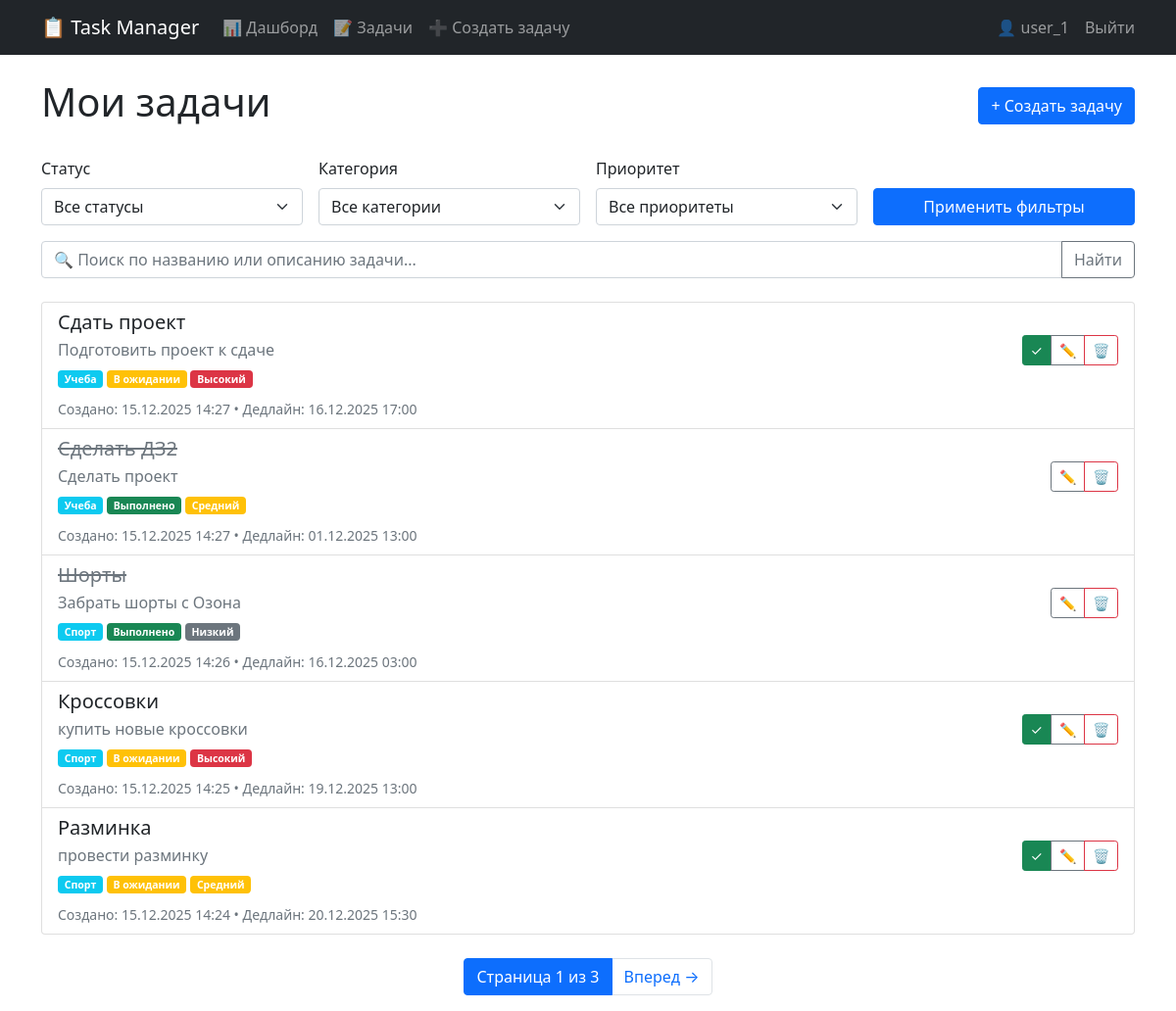
Screenshot of / (signed in) with the database file from the repository.
### tasks/models.py (models this page shows, shortened)
class Task(models.Model):
    STATUS_CHOICES = [
        ('pending', 'В ожидании'),
        ('completed', 'Выполнено'),
    ]
    PRIORITY_CHOICES = [
        ('low', 'Низкий'),
        ('medium', 'Средний'),
        ('high', 'Высокий'),
    ]
    title = models.CharField(max_length=200, verbose_name="Название")
    description = models.TextField(blank=True, verbose_name="Описание")
    created_at = models.DateTimeField(auto_now_add=True)
    deadline = models.DateTimeField(null=True, blank=True, verbose_name="Дедлайн")
    status = models.CharField(
        max_length=20,
        choices=STATUS_CHOICES,
        default='pending',
        verbose_name="Статус"
    )
    priority = models.CharField(
        max_length=10,
        choices=PRIORITY_CHOICES,
        default='medium',
        verbose_name="Приоритет"
    )
    category = models.ForeignKey(
        Category,
        on_delete=models.SET_NULL,
        null=True,
        blank=True,
        verbose_name="Категория"
    )
    user = models.ForeignKey(
        User,
        on_delete=models.CASCADE,
        verbose_name="Пользователь"
    )
    def is_overdue(self):
        if self.deadline and self.status == 'pending':
            return timezone.now() > self.deadline
        return False
    class Meta:
        verbose_name = "Задача"
        verbose_name_plural = "Задачи"
        ordering = ['-created_at']

class Category(models.Model):
    name = models.CharField(max_length=100, verbose_name="Название категории")
    class Meta:
        verbose_name = "Категория"
        verbose_name_plural = "Категории"

### tasks/views.py (the view)
# urls.py: path('', views.TaskListView.as_view(), name='task_list'),
class TaskListView(LoginRequiredMixin, ListView):
    model = Task
    template_name = 'tasks/task_list.html'
    context_object_name = 'tasks'
    paginate_by = 5
    def get_queryset(self):
        queryset = Task.objects.filter(user=self.request.user)
        status = self.request.GET.get('status')
        if status:
            queryset = queryset.filter(status=status)
        category = self.request.GET.get('category')
        if category:
            queryset = queryset.filter(category_id=category)
        priority = self.request.GET.get('priority')
        if priority:
            queryset = queryset.filter(priority=priority)
        search = self.request.GET.get('search')
        if search:
            queryset = queryset.filter(
                Q(title__icontains=search) |
                Q(description__icontains=search)
            )
        return queryset.order_by('-created_at')
    def get_context_data(self, **kwargs):
        context = super().get_context_data(**kwargs)
        context['categories'] = Category.objects.all()
        return context

### tasks/templates/tasks/task_list.html (shortened to what this page needs)
{% extends 'base.html' %}
{% block content %}
<div class="d-flex justify-content-between align-items-center mb-4">
    <h1>Мои задачи</h1>
    <a href="{% url 'task_create' %}" class="btn btn-primary">+ Создать задачу</a>
</div>
<form method="get" class="row g-3 mb-4">
    <div class="col-md-3">
        <label class="form-label">Статус</label>
        <select name="status" class="form-select">
            <option value="">Все статусы</option>
        </select>
    </div>
    <div class="col-md-3">
        <label class="form-label">Категория</label>
        <select name="category" class="form-select">
            <option value="">Все категории</option>
        </select>
    </div>
    <div class="col-md-3">
        <label class="form-label">Приоритет</label>
        <select name="priority" class="form-select">
            <option value="">Все приоритеты</option>
        </select>
    </div>
    <div class="col-md-3 d-flex align-items-end">
        <div class="w-100">
            <button type="submit" class="btn btn-primary w-100">Применить фильтры</button>
        </div>
    </div>
    <div class="col-md-12 mt-3">
        <div class="input-group">
            <input type="text"
                   name="search"
                   class="form-control"
                   placeholder="🔍 Поиск по названию или описанию задачи..."
                   value="{{ request.GET.search }}">
            <button class="btn btn-outline-secondary" type="submit">
                Найти
            </button>
        </div>
    </div>
</form>
{% if tasks %}
    <div class="list-group">
        {% for task in tasks %}
            <div class="list-group-item">
                <div class="d-flex w-100 justify-content-between align-items-center">
                    <div>
                        <h5 class="mb-1 {% if task.status == 'completed' %}text-muted text-decoration-line-through{% endif %}">
                            {{ task.title }}
                        </h5>
                        <p class="mb-1 text-muted">{{ task.description|truncatechars:100 }}</p>
                        <small>
                            {% if task.category %}
                                <span class="badge bg-info">{{ task.category.name }}</span>
                            {% endif %}
                            <span class="badge bg-{% if task.status == 'completed' %}success{% else %}warning{% endif %}">
                                {{ task.get_status_display }}
                            </span>
                            <span class="badge bg-{% if task.priority == 'high' %}danger{% elif task.priority == 'medium' %}warning{% else %}secondary{% endif %}">
                                {{ task.get_priority_display }}
                            </span>
                        </small>
                    </div>
                    <div class="btn-group">
                        {% if task.status != 'completed' %}
                            <a href="{% url 'task_complete' task.pk %}" class="btn btn-sm btn-success">
                                ✓
                            </a>
                        {% endif %}
                        <a href="{% url 'task_update' task.pk %}" class="btn btn-sm btn-outline-secondary">
                            ✏️
                        </a>
                        <a href="{% url 'task_delete' task.pk %}" class="btn btn-sm btn-outline-danger">
                            🗑️
                        </a>
                    </div>
                </div>
                <div class="mt-2">
                    <small class="text-muted">
                        Создано: {{ task.created_at|date:"d.m.Y H:i" }}
                        {% if task.deadline %}
                            • Дедлайн: {{ task.deadline|date:"d.m.Y H:i" }}
                        {% endif %}
                    </small>
                </div>
            </div>
        {% endfor %}
    </div>
    {% if is_paginated %}
    <nav class="mt-4">
        <ul class="pagination justify-content-center">
            <li class="page-item active">
                <span class="page-link">
                    Страница {{ page_obj.number }} из {{ page_obj.paginator.num_pages }}
                </span>
            </li>
            {% if page_obj.has_next %}
                <li class="page-item">
                    <a class="page-link" href="?page={{ page_obj.next_page_number }}{% for key,value in request.GET.items %}{% if key != 'page' %}&{{ key }}={{ value }}{% endif %}{% endfor %}">
                        Вперед →
                    </a>
                </li>
            {% endif %}
        </ul>
    </nav>
    {% endif %}
{% endif %}
{% endblock %}

### templates/base.html (shortened to what this page needs)
<!DOCTYPE html>
<html lang="ru">
<head>
    <link href="https://cdn.jsdelivr.net/npm/bootstrap@5.1.3/dist/css/bootstrap.min.css" rel="stylesheet">
</head>
<body>
    <nav class="navbar navbar-expand-lg navbar-dark bg-dark mb-4">
        <div class="container">
            <a class="navbar-brand" href="{% url 'dashboard' %}">📋 Task Manager</a>
            <div class="collapse navbar-collapse" id="navbarNav">
                <ul class="navbar-nav me-auto">
                    <li class="nav-item">
                        <a class="nav-link" href="{% url 'dashboard' %}">📊 Дашборд</a>
                    </li>
                    <li class="nav-item">
                        <a class="nav-link" href="{% url 'task_list' %}">📝 Задачи</a>
                    </li>
                    <li class="nav-item">
                        <a class="nav-link" href="{% url 'task_create' %}">➕ Создать задачу</a>
                    </li>
                </ul>
                <ul class="navbar-nav">
                    {% if user.is_authenticated %}
                        <li class="nav-item">
                            <span class="navbar-text me-3">👤 {{ user.username }}</span>
                        </li>
                        <li class="nav-item">
                            <form method="post" action="{% url 'logout' %}" class="d-inline">
                                <button type="submit" class="logout-btn nav-link p-0">
                                    Выйти
                                </button>
                            </form>
                        </li>
                    {% else %}
                        <li class="nav-item">
                            <a class="nav-link" href="{% url 'login' %}">Войти</a>
                        </li>
                    {% endif %}
                </ul>
            </div>
        </div>
    </nav>
    <div class="container">
        {% block content %}{% endblock %}
    </div>
</body>
</html>

### templates/base.html (style rules this page uses)
.logout-btn { background: none; border: none; color: rgba(255,255,255,.55); padding: 0; font: inherit; cursor: pointer; }

### rows the page displays
Task: title "Сдать проект", description "Подготовить проект к сдаче", category.name "Учеба", status "В ожидании", priority "Высокий", created_at "15.12.2025 14:27", deadline "16.12.2025 17:00"
Task: title "Сделать ДЗ2", description "Сделать проект", category.name "Учеба", status "Выполнено", priority "Средний", created_at "15.12.2025 14:27", deadline "01.12.2025 13:00"
Task: title "Шорты", description "Забрать шорты с Озона", category.name "Спорт", status "Выполнено", priority "Низкий", created_at "15.12.2025 14:26", deadline "16.12.2025 03:00"
Task: title "Кроссовки", description "купить новые кроссовки", category.name "Спорт", status "В ожидании", priority "Высокий", created_at "15.12.2025 14:25", deadline "19.12.2025 13:00"
Task: title "Разминка", description "провести разминку", category.name "Спорт", status "В ожидании", priority "Средний", created_at "15.12.2025 14:24", deadline "20.12.2025 15:30"

### other values shown
{{ user.username }} "user_1"
{{ page_obj.number }} "1"
{{ page_obj.paginator.num_pages }} "3"
